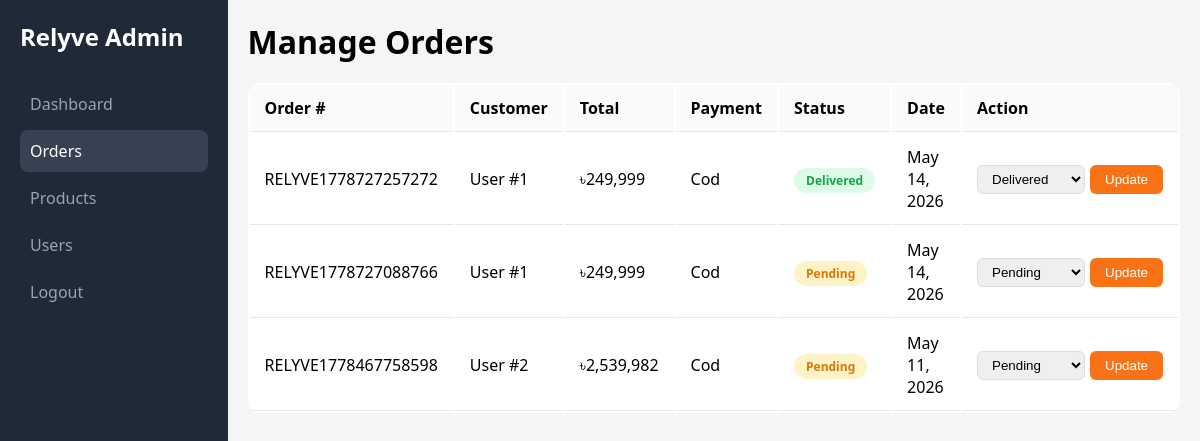
The app's page /admin/orders.php (signed in), older data.
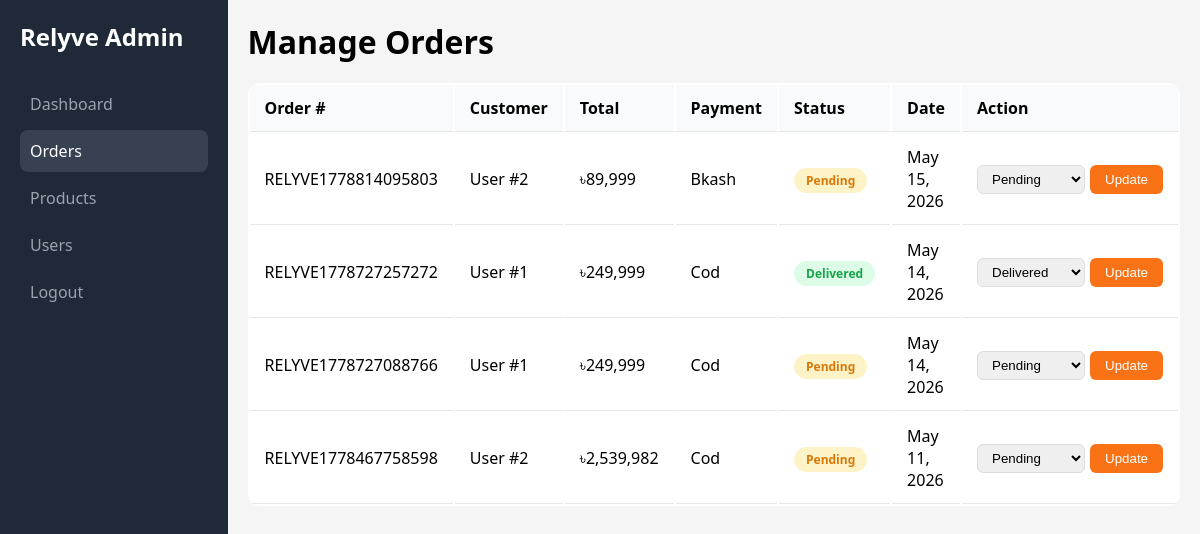
The same page, newer data.
### tables this page shows
CREATE TABLE `orders` (
  `id` int(11) NOT NULL,
  `order_number` varchar(50) NOT NULL,
  `user_id` int(11) NOT NULL,
  `total_amount` decimal(10,2) NOT NULL,
  `payment_method` enum('cod','card','bkash') DEFAULT 'cod',
  `payment_status` enum('pending','paid','failed') DEFAULT 'pending',
  `order_status` enum('pending','processing','shipped','delivered','cancelled') DEFAULT 'pending',
  `shipping_address` text DEFAULT NULL,
  `shipping_city` varchar(100) DEFAULT NULL,
  `shipping_zip` varchar(20) DEFAULT NULL,
  `shipping_phone` varchar(20) DEFAULT NULL,
  `notes` text DEFAULT NULL,
  `created_at` timestamp NOT NULL DEFAULT current_timestamp()
);

### admin/orders.php (the view, shortened to what this page needs)
<?php
include '../config/db_connect.php';
$orders_sql = "SELECT * FROM orders ORDER BY created_at DESC";
$orders_result = mysqli_query($conn, $orders_sql);
?>
<!DOCTYPE html>
<html>
<head>
    <link rel="stylesheet" href="https://cdnjs.cloudflare.com/ajax/libs/font-awesome/6.6.0/css/all.min.css">
</head>
<body>
    <div class="admin-container">
        <div class="sidebar">
            <h2>Relyve Admin</h2>
            <a href="index.php">Dashboard</a>
            <a href="orders.php" class="active">Orders</a>
            <a href="products.php">Products</a>
            <a href="users.php">Users</a>
            <a href="../logout.php">Logout</a>
        </div>
        <div class="main-content">
            <h1 style="margin-bottom: 20px;">Manage Orders</h1>
            <table class="orders-table">
                <thead>
                    <tr>
                        <th>Order #</th>
                        <th>Customer</th>
                        <th>Total</th>
                        <th>Payment</th>
                        <th>Status</th>
                        <th>Date</th>
                        <th>Action</th>
                    </tr>
                </thead>
                <tbody>
                    <?php while($order = mysqli_fetch_assoc($orders_result)): ?>
                    <tr>
                        <td><?php echo $order['order_number']; ?></td>
                        <td>User #<?php echo $order['user_id']; ?></td>
                        <td>৳<?php echo number_format($order['total_amount']); ?></td>
                        <td><?php echo ucfirst($order['payment_method']); ?></td>
                        <td>
                            <span class="badge badge-<?php echo $order['order_status']; ?>">
                                <?php echo ucfirst($order['order_status']); ?>
                            </span>
                        </td>
                        <td><?php echo date('M j, Y', strtotime($order['created_at'])); ?></td>
                        <td>
                            <form method="POST" style="display: flex; gap: 5px;">
                                <select name="status" class="status-select">
                                    <option value="pending" <?php echo $order['order_status'] == 'pending' ? 'selected' : ''; ?>>Pending</option>
                                    <option value="delivered" <?php echo $order['order_status'] == 'delivered' ? 'selected' : ''; ?>>Delivered</option>
                                </select>
                                <button type="submit" name="update_status" class="update-btn">Update</button>
                            </form>
                        </td>
                    </tr>
                    <?php endwhile; ?>
                </tbody>
            </table>
        </div>
    </div>
</body>
</html>

Row changes from the older to the newer data that the page shows:
added orders: order_number "RELYVE1778814095803", user "2", total_amount "89,999", payment_method "Bkash", order_status "Pending", created_at "May 15, 2026", status "Pending"
